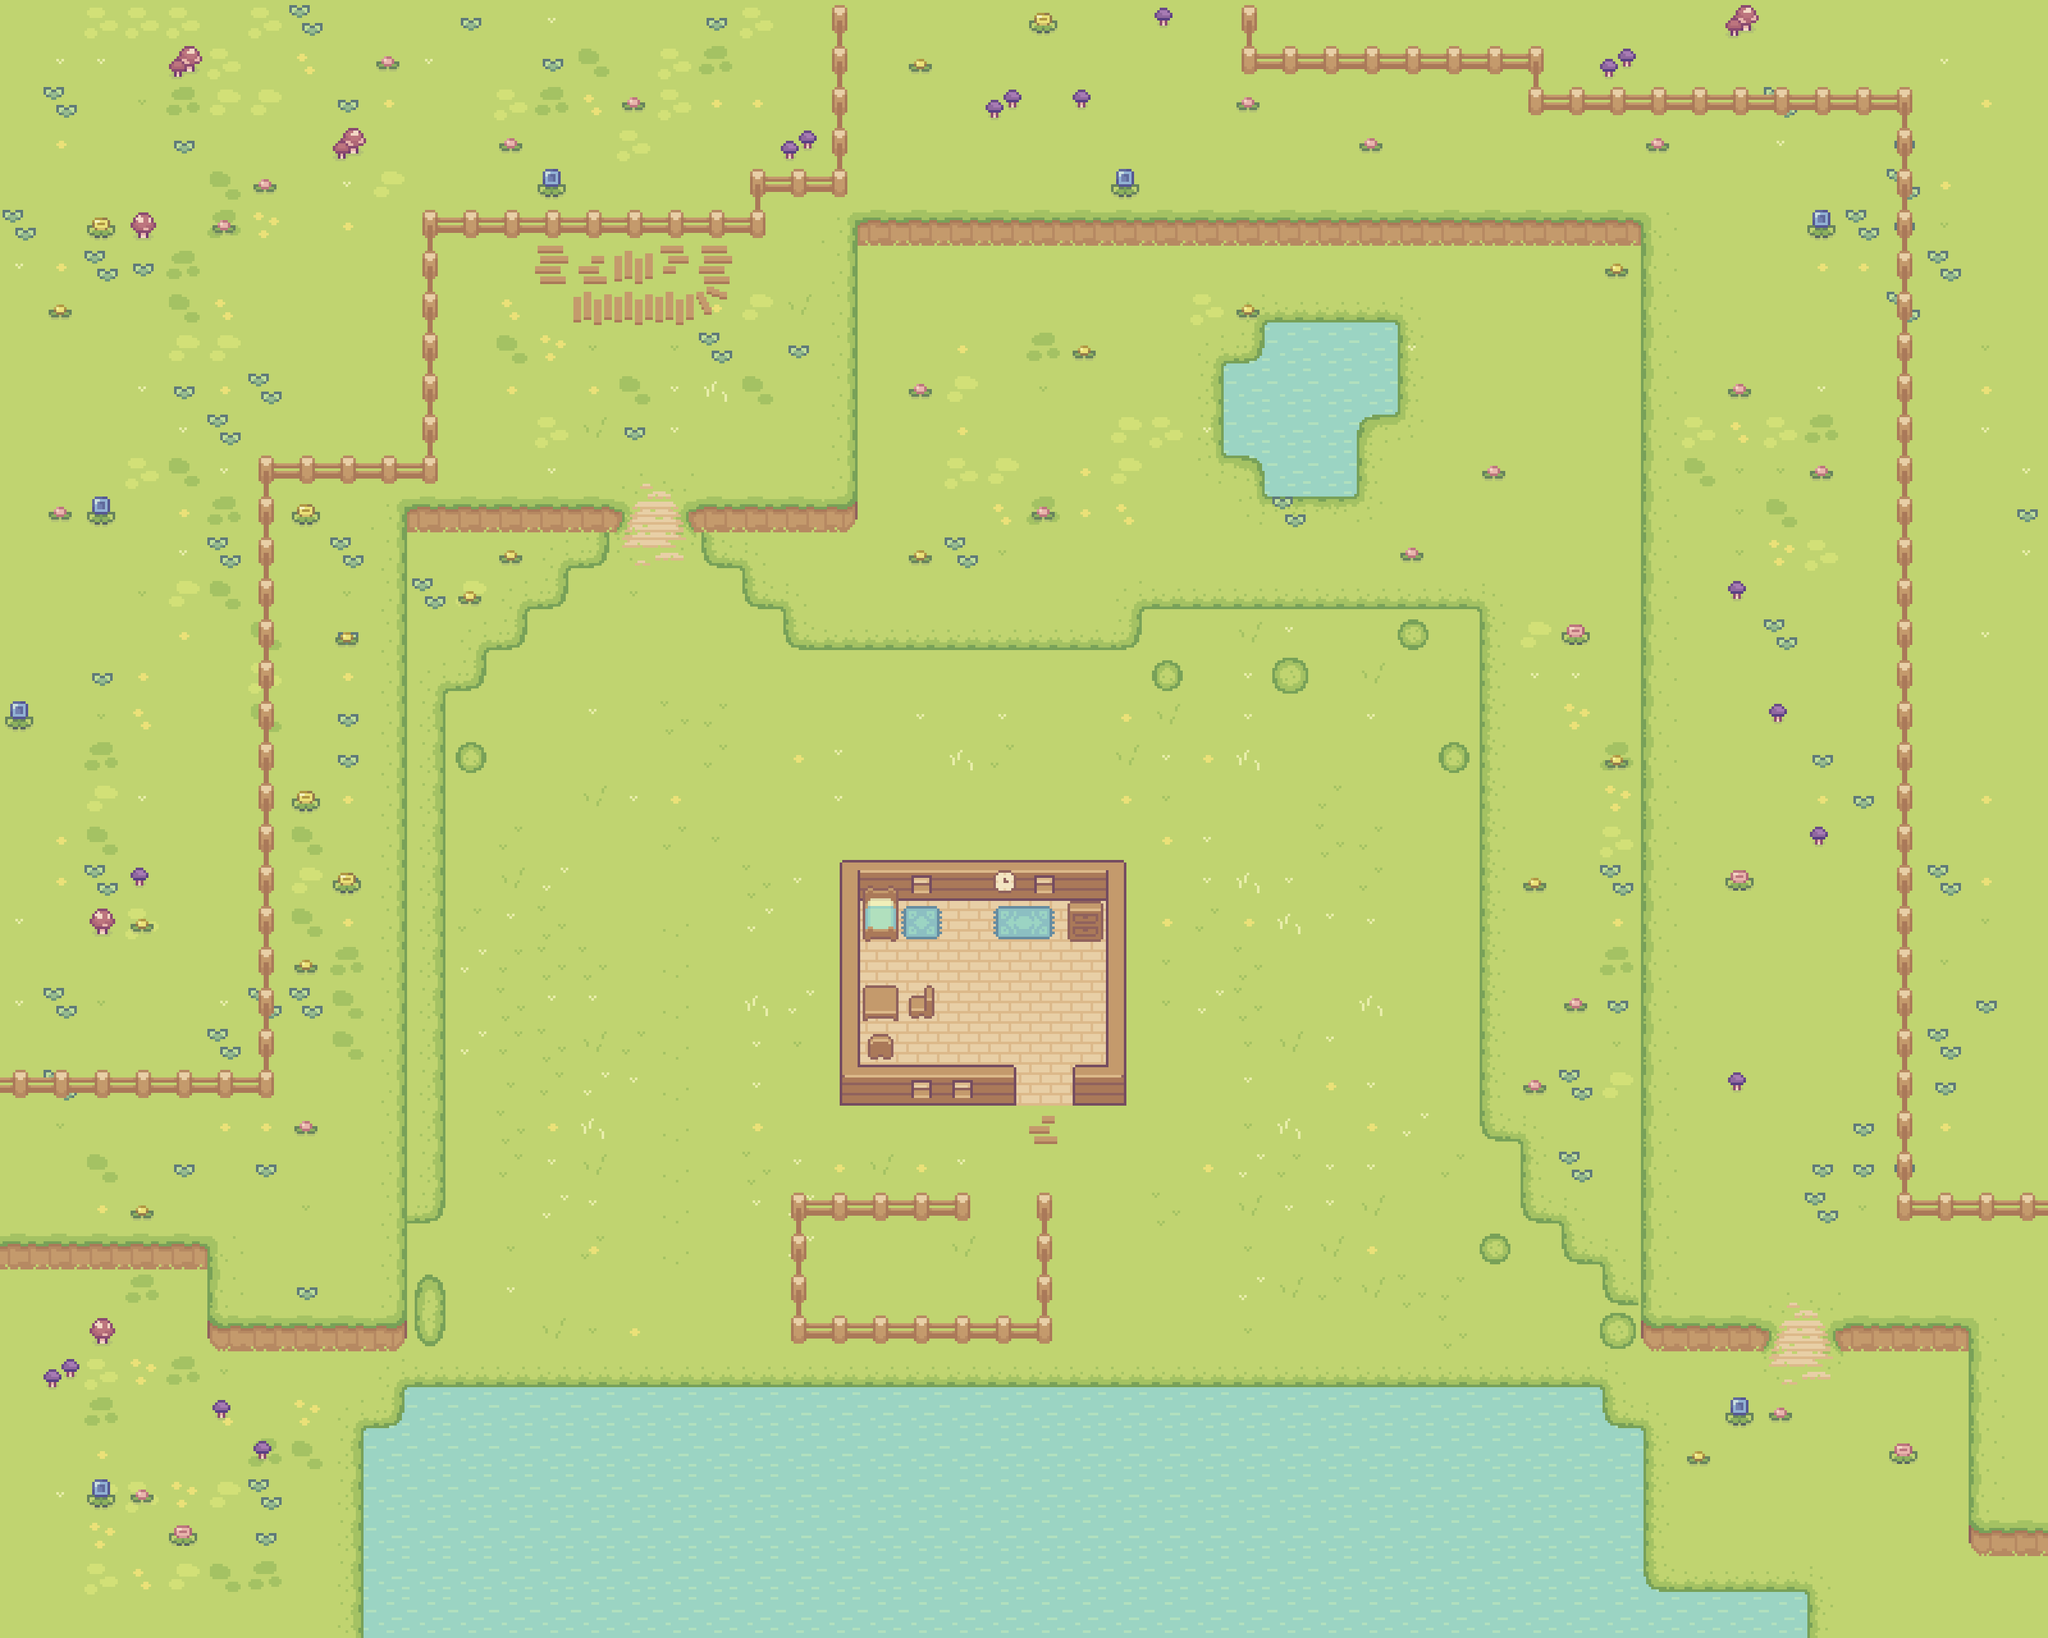

A level layout from a 2D game, rendered from its tile map. Below: a short description, then the map file with tile-grid data replaced by summaries:
An orthogonal 50x40 tile map with 64x64 px tiles, 11 tile layers (Water, Ground, Forest Grass, Outside Decoration, ...), 2 hidden layers not drawn, 11 tilesets and 170 objects (41x decor, 17x Small, 13x Large, Start, Trader, ...).

<map version="1.9" tiledversion="1.9.2" orientation="orthogonal" renderorder="right-down" width="50" height="40" tilewidth="64" tileheight="64" infinite="0" nextlayerid="22" nextobjectid="334">
 <tileset firstgid="1" source="Tilesets/Grass.tsx" />
 <tileset firstgid="81" source="Tilesets/Hills.tsx" />
 <tileset firstgid="117" source="Tilesets/Fences.tsx" />
 <tileset firstgid="133" source="Tilesets/Plant Decoration.tsx" />
 <tileset firstgid="143" source="Tilesets/Objects.tsx" />
 <tileset firstgid="153" source="Tilesets/Paths.tsx" />
 <tileset firstgid="169" source="Tilesets/interaction.tsx" />
 <tileset firstgid="171" source="Tilesets/Water.tsx" />
 <tileset firstgid="172" source="Tilesets/House.tsx" />
 <tileset firstgid="207" source="Tilesets/House Decoration.tsx" />
 <tileset firstgid="261" source="Tilesets/cactus.tsx" />
 <layer id="2" name="Water" width="50" height="40">
  <data>[2000 cells, 269 non-empty, 1 distinct tile ids]</data>
 </layer>
 <layer id="1" name="Ground" width="50" height="40">
  <data>[2000 cells, 1800 non-empty, 13 distinct tile ids]</data>
 </layer>
 <layer id="5" name="Forest Grass" width="50" height="40">
  <data>[2000 cells, 582 non-empty, 36 distinct tile ids]</data>
 </layer>
 <layer id="6" name="Outside Decoration" width="50" height="40">
  <data>[2000 cells, 110 non-empty, 20 distinct tile ids]</data>
 </layer>
 <layer id="3" name="Hills" width="50" height="40">
  <data>[2000 cells, 119 non-empty, 13 distinct tile ids]</data>
 </layer>
 <layer id="4" name="Fence" width="50" height="40">
  <data>[2000 cells, 113 non-empty, 8 distinct tile ids]</data>
 </layer>
 <layer id="16" name="HouseFloor" width="50" height="40">
  <data>[2000 cells, 35 non-empty, 1 distinct tile ids]</data>
 </layer>
 <layer id="15" name="HouseWalls" width="50" height="40">
  <data>[2000 cells, 23 non-empty, 11 distinct tile ids]</data>
 </layer>
 <layer id="18" name="HouseFurnitureBottom" width="50" height="40">
  <data>[2000 cells, 3 non-empty, 3 distinct tile ids]</data>
 </layer>
 <layer id="17" name="HouseFurnitureTop" width="50" height="40">
  <data>[2000 cells, 7 non-empty, 7 distinct tile ids]</data>
 </layer>
 <layer id="20" name="HouseRoof" width="50" height="40" opacity="0">
  <data>[2000 cells, 56 non-empty, 15 distinct tile ids]</data>
 </layer>
 <objectgroup id="9" name="Trees">
  <object id="179" name="Large" gid="148" x="1270" y="906" width="96" height="124" />
  <object id="180" name="Large" gid="148" x="1352" y="462" width="96" height="124" />
  <object id="181" name="Large" gid="148" x="1664" y="816" width="96" height="124" />
  <object id="182" name="Large" gid="148" x="2192" y="708" width="96" height="124" />
  <object id="183" name="Large" gid="148" x="2466" y="442" width="96" height="124" />
  <object id="184" name="Large" gid="148" x="2058" y="424" width="96" height="124" />
  <object id="185" name="Large" gid="148" x="2380" y="1032" width="96" height="124" />
  <object id="186" name="Large" gid="148" x="2358" y="1596" width="96" height="124" />
  <object id="187" name="Large" gid="148" x="2452" y="1774" width="96" height="124" />
  <object id="188" name="Large" gid="148" x="2440" y="1322" width="96" height="124" />
  <object id="189" name="Large" gid="148" x="1840" y="846" width="96" height="124" />
  <object id="190" name="Large" gid="148" x="1652" y="444" width="96" height="124" />
  <object id="191" name="Large" gid="148" x="1686" y="532" width="96" height="124" />
  <object id="192" name="Small" gid="149" x="1388" y="504" width="56" height="116" />
  <object id="193" name="Small" gid="149" x="1632" y="876" width="56" height="116" />
  <object id="194" name="Small" gid="149" x="1630" y="502" width="56" height="116" />
  <object id="195" name="Small" gid="149" x="2028" y="454" width="56" height="116" />
  <object id="196" name="Small" gid="149" x="2254" y="800" width="56" height="116" />
  <object id="197" name="Small" gid="149" x="2468" y="546" width="56" height="116" />
  <object id="198" name="Small" gid="149" x="2380" y="514" width="56" height="116" />
  <object id="199" name="Small" gid="149" x="2460" y="836" width="56" height="116" />
  <object id="200" name="Small" gid="149" x="2340" y="854" width="56" height="116" />
  <object id="201" name="Small" gid="149" x="2440" y="1092" width="56" height="116" />
  <object id="202" name="Small" gid="149" x="2420" y="1358" width="56" height="116" />
  <object id="203" name="Small" gid="149" x="2422" y="1274" width="56" height="116" />
  <object id="204" name="Small" gid="149" x="2414" y="1602" width="56" height="116" />
  <object id="205" name="Small" gid="149" x="2476" y="1516" width="56" height="116" />
  <object id="206" name="Small" gid="149" x="2358" y="1460" width="56" height="116" />
  <object id="207" name="Small" gid="149" x="2416" y="1860" width="56" height="116" />
  <object id="208" name="Small" gid="149" x="670" y="886" width="56" height="116" />
 </objectgroup>
 <objectgroup id="10" name="Decoration">
  <object id="139" class="decor" gid="147" x="650.167" y="1025.83" width="56" height="112" />
  <object id="140" class="decor" gid="147" x="732.167" y="881.833" width="56" height="112" />
  <object id="141" class="decor" gid="147" x="820.167" y="859.833" width="56" height="112" />
  <object id="142" class="decor" gid="143" x="1360.17" y="645.833" width="64" height="60" />
  <object id="143" class="decor" gid="143" x="1490.17" y="473.833" width="64" height="60" />
  <object id="144" class="decor" gid="143" x="1426.17" y="921.833" width="64" height="60" />
  <object id="145" class="decor" gid="143" x="1512.17" y="751.833" width="64" height="60" />
  <object id="146" class="decor" gid="143" x="2096.17" y="889.833" width="64" height="60" />
  <object id="147" class="decor" gid="143" x="2424.17" y="649.833" width="64" height="60" />
  <object id="148" class="decor" gid="143" x="2164.17" y="461.833" width="64" height="60" />
  <object id="149" class="decor" gid="143" x="2286.17" y="417.833" width="64" height="60" />
  <object id="150" class="decor" gid="143" x="2350.17" y="1101.83" width="64" height="60" />
  <object id="151" class="decor" gid="143" x="2335.5" y="1684.5" width="64" height="60" />
  <object id="152" class="decor" gid="143" x="2472.17" y="1385.83" width="64" height="60" />
  <object id="153" class="decor" gid="143" x="2420.17" y="907.833" width="64" height="60" />
  <object id="154" class="decor" gid="143" x="1396.17" y="779.833" width="64" height="60" />
  <object id="155" class="decor" gid="143" x="2186.17" y="833.833" width="64" height="60" />
  <object id="156" class="decor" gid="143" x="1692.17" y="983.833" width="64" height="60" />
  <object id="157" class="decor" gid="150" x="1603.84" y="538.166" width="44" height="48" />
  <object id="158" class="decor" gid="150" x="1816.5" y="704.833" width="44" height="48" />
  <object id="159" class="decor" gid="150" x="2186.84" y="745.5" width="44" height="48" />
  <object id="160" class="decor" gid="150" x="2405.84" y="686.5" width="44" height="48" />
  </objectgroup>
 <objectgroup id="12" name="Player">
  <!-- 63 objects omitted --></objectgroup>
 <objectgroup id="7" name="Objects">
  <!-- 59 objects omitted --></objectgroup>
 <layer id="14" name="Collision" width="50" height="40" visible="0">
  <data>[2000 cells, 165 non-empty, 1 distinct tile ids]</data>
 </layer>
 <layer id="13" name="Farmable" width="50" height="40" visible="0">
  <data>[2000 cells, 397 non-empty, 2 distinct tile ids]</data>
 </layer>
</map>
<!-- 118 of 170 objects omitted -->
